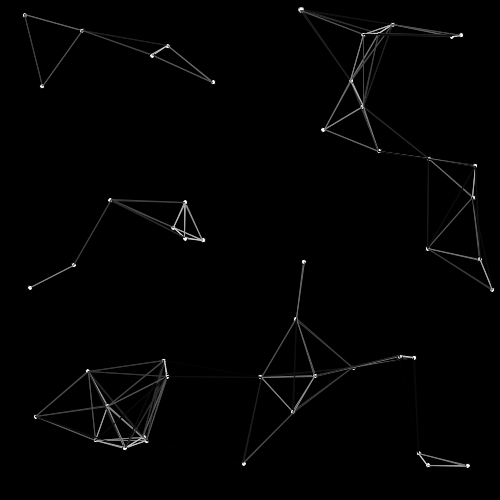
Frame 1 (no input)
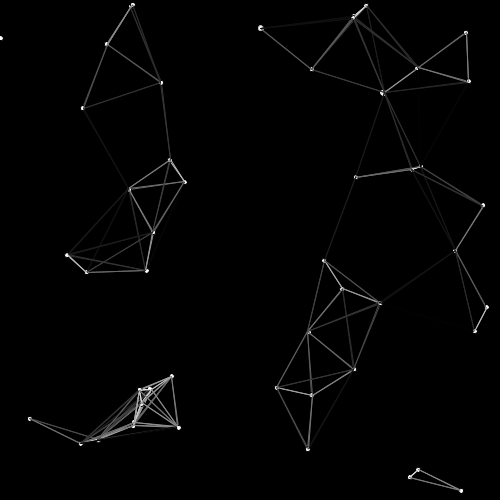
Frame 60 (the mouse pressed at the canvas centre just before this capture)
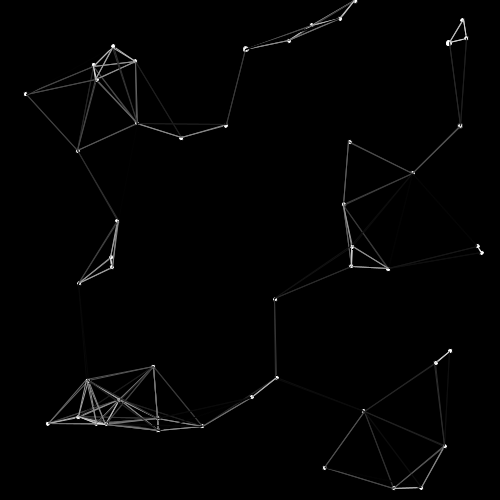
Frame 120 (the mouse held since frame 60 and released just before this capture)

The Processing sketch that drew these frames (run headless with seeded random() and noise(); from frame 60 on, the mouse is pressed at the canvas centre):

// Processing sketch: week03_6_attraction
// ── week03_6_attraction.pde
void setup()
{ 
  size(500,500);
  for(int i=0;i<N;i++)
  {
    x[i]=random(500);
    y[i]=random(500);
    dx[i] = random(-1,1);
    dy[i] = random(-1,1);
  }
}
int N=50;
//float x=250,y=250;
float x[] = new float[N];
float y[] = new float[N];
//float dx=1 ,dy=1;
float dx[] = new float[N];
float dy[] = new float[N];
void draw()
{
  background(0);
  for(int i=0;i<N;i++)
  {
      ellipse(x[i],y[i],5,5);
      x[i]+=dx[i];
      y[i]+=dy[i];
      for(int k=0;k<N;k++)
      {      
          float d = dist(x[i],y[i],x[k],y[k]);
          stroke(2.55*(100-d));        
          if(d<100)
          {
            line(x[i],y[i],x[k],y[k]);       
            dx[i]+=(x[k]-x[i])*0.00003;
            dy[i]+=(y[k]-y[i])*0.00003;
          }  
      }
 
     
      
      if(x[i]<0 || x[i]>500)
      dx[i]=-dx[i];
      if(y[i]<0||y[i]>=500)
      dy[i]=-dy[i];
   
  }
}
